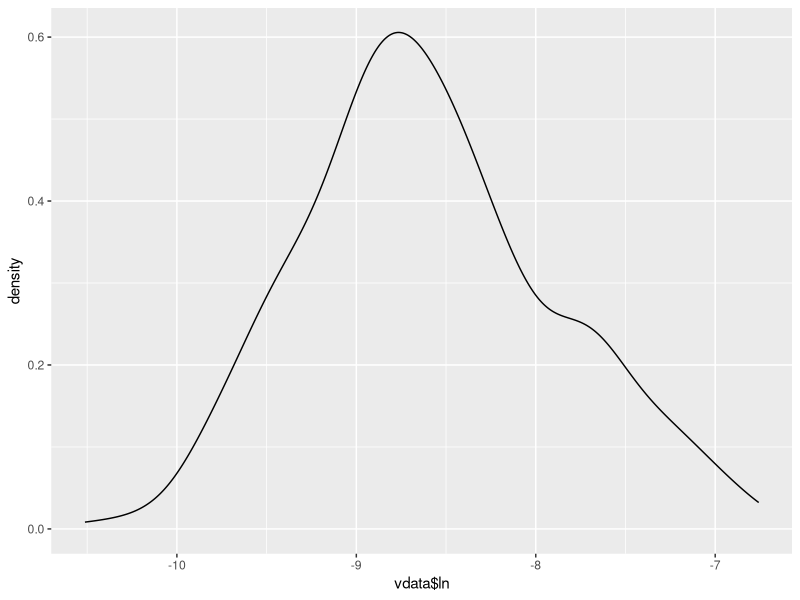
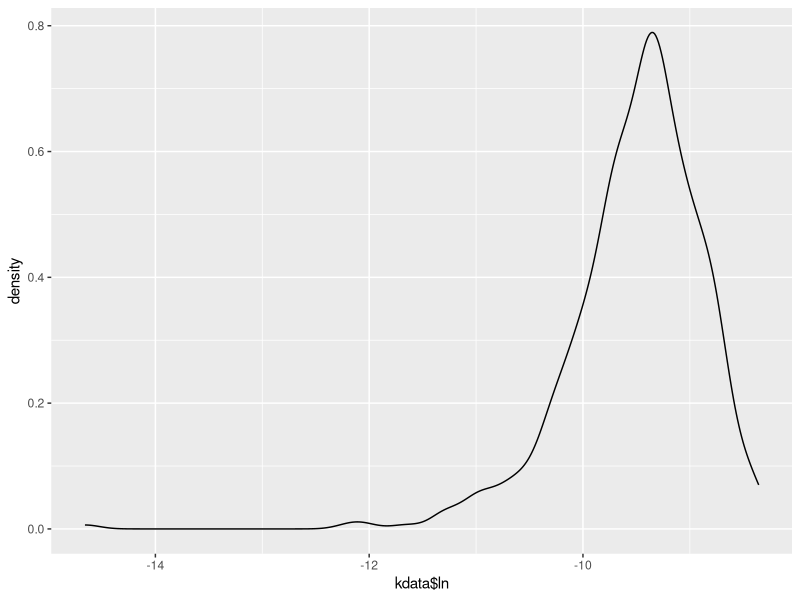
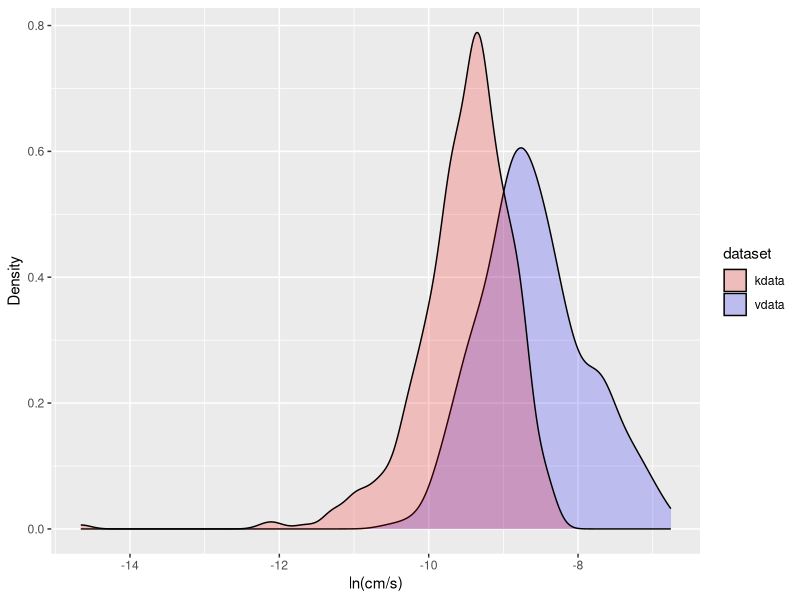

Recreate these plots in R, in order.
#set working directory
setwd("C:/Users/efang/OneDrive - University of Kansas/GEOL 503/Project")
getwd()

#read in data
kdata <- read.csv("ParedDown_K.csv")
vdata <- read.csv("ParedDown_v.csv")

#Convert Vdata column from cm/d to cm/s
vdata$v.cms <- vdata$v.cmd / (24 * 3600)

#load library
library(ggplot2)

#ln() of vdata
vdata$ln <- log(vdata$v.cms)

#plot vdata on ggplot
var(vdata)
ggplot(data = data.frame(x = vdata), aes(x = vdata$ln)) + geom_density()

#Kdata transformed 

#convert cm/s to m/min
kdata$K.cms <- (kdata$K.cms/100)*60

#Q(flow rate)
A <- 1
i <- 4.3*10^-3
kdata$Q <- (kdata$K.cms * A * i)

#q(specific discharge)
kdata$q <- (kdata$Q / A)

#v(seepage velocity)
n = 0.34
kdata$v <- (kdata$q / n)

#ln() of kdata
kdata$ln <- log(kdata$v)

#plot kdata on ggplot
var(kdata)
ggplot(data = data.frame(x = kdata), aes(x = kdata$ln)) + geom_density()

#combined plot of vdata and kdata on ggplot
ggplot() + xlab("ln(cm/s)") + ylab("Density") +
  geom_density(aes(x = vdata$ln, fill="vdata"), alpha = 0.2)+
  geom_density(aes(x = kdata$ln, fill="kdata"), alpha = 0.2)+
  scale_fill_manual(name = "dataset", values = c(vdata="blue", kdata="red"))

